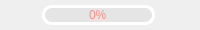
                <widget class="QFrame" name="Pause_QF">
                 <property name="minimumSize">
                  <size>
                   <width>0</width>
                   <height>30</height>
                  </size>
                 </property>
                 <property name="maximumSize">
                  <size>
                   <width>16777215</width>
                   <height>30</height>
                  </size>
                 </property>
                 <!-- <property name="frameShape">
                  <enum>QFrame::StyledPanel</enum>
                 </property> -->
                 <property name="frameShadow">
                  <enum>QFrame::Raised</enum>
                 </property>
                 <layout class="QHBoxLayout" name="horizontalLayout_4">
                  <property name="spacing">
                   <number>10</number>
                  </property>
                  <property name="leftMargin">
                   <number>0</number>
                  </property>
                  <property name="topMargin">
                   <number>0</number>
                  </property>
                  <property name="rightMargin">
                   <number>3</number>
                  </property>
                  <property name="bottomMargin">
                   <number>0</number>
                  </property>
                  <item>
                   <widget class="QPushButton" name="run_button">
                    <property name="minimumSize">
                     <size>
                      <width>0</width>
                      <height>30</height>
                     </size>
                    </property>
                    <property name="maximumSize">
                     <size>
                      <width>16777215</width>
                      <height>30</height>
                     </size>
                    </property>
                    <property name="cursor">
                     <cursorShape>PointingHandCursor</cursorShape>
                    </property>
                    <property name="mouseTracking">
                     <bool>true</bool>
                    </property>
                    <property name="styleSheet">
                     <string notr="true">QPushButton{
background-repeat: no-repeat;
background-position: center;
border: none;
}
QPushButton:hover{

}</string>
                    </property>
                    <property name="text">
                     <string/>
                    </property>
                    <property name="icon">
                     <iconset>
                      <normaloff>:/all/img/begin.png</normaloff>
                      <normalon>:/all/img/pause.png</normalon>:/all/img/begin.png</iconset>
                    </property>
                    <property name="iconSize">
                     <size>
                      <width>30</width>
                      <height>30</height>
                     </size>
                    </property>
                    <property name="checkable">
                     <bool>true</bool>
                    </property>
                    <property name="checked">
                     <bool>false</bool>
                    </property>
                   </widget>
                  </item>
                  <item>
                   <widget class="QProgressBar" name="progress_bar">
                    <property name="minimumSize">
                     <size>
                      <width>0</width>
                      <height>20</height>
                     </size>
                    </property>
                    <property name="maximumSize">
                     <size>
                      <width>16777215</width>
                      <height>20</height>
                     </size>
                    </property>
                    <property name="styleSheet">
                     <string notr="true">QProgressBar{ 
font: 700 10pt &quot;Microsoft YaHei UI&quot;;
color: rgb(253, 143, 134); 
text-align:center; 
border:3px solid rgb(255, 255, 255);
border-radius: 10px; 
background-color: rgba(215, 215, 215,100);
} 

QProgressBar:chunk{ 
border-radius:0px; 
background: rgba(119, 111, 252, 200);
border-radius: 7px;
}</string>
                    </property>
                    <property name="maximum">
                     <number>1000</number>
                    </property>
                    <property name="value">
                     <number>0</number>
                    </property>
                   </widget>
                  </item>
                  <item>
                   <widget class="QPushButton" name="stop_button">
                    <property name="minimumSize">
                     <size>
                      <width>0</width>
                      <height>30</height>
                     </size>
                    </property>
                    <property name="maximumSize">
                     <size>
                      <width>16777215</width>
                      <height>30</height>
                     </size>
                    </property>
                    <property name="cursor">
                     <cursorShape>PointingHandCursor</cursorShape>
                    </property>
                    <property name="styleSheet">
                     <string notr="true">QPushButton{
background-image: url(:/all/img/stop.png);
background-repeat: no-repeat;
background-position: center;
border: none;
}

QPushButton:hover{

}</string>
                    </property>
                    <property name="text">
                     <string/>
                    </property>
                   </widget>
                  </item>
                 </layout>
                </widget>
